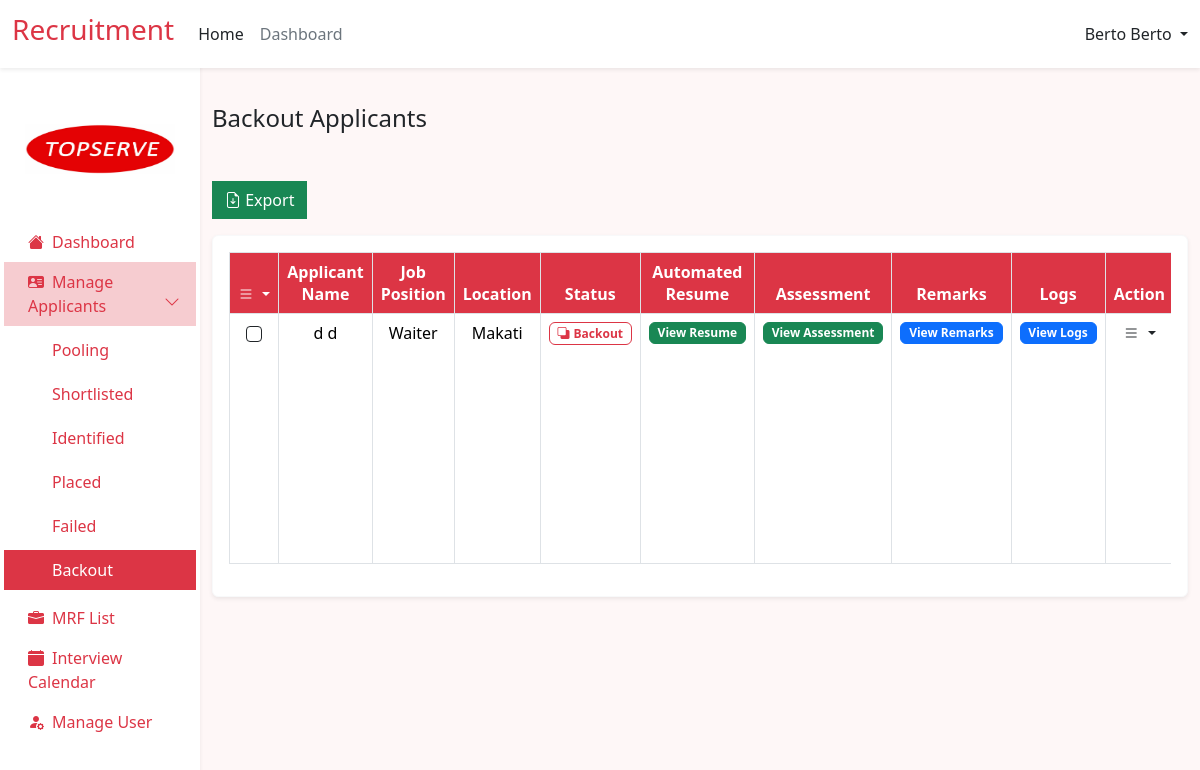
Before: /admin/backout_applicant.php (signed in) with the older database file.
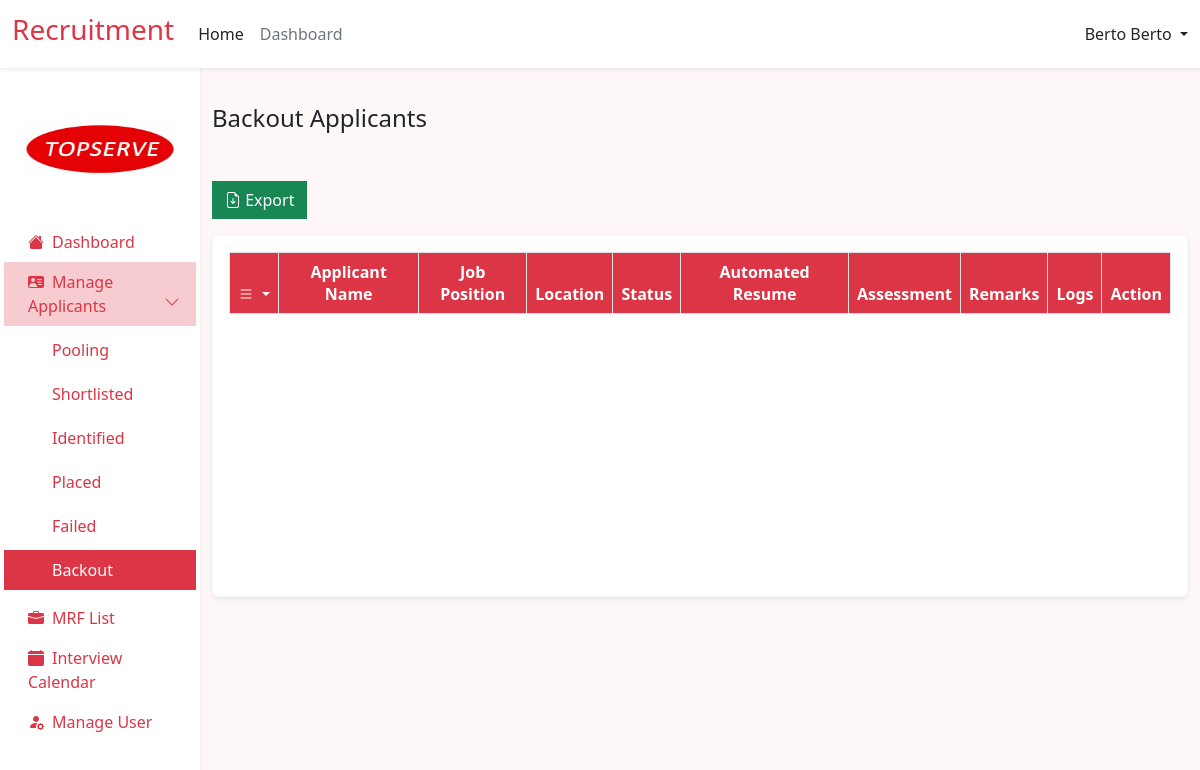
After: the same page with the newer database file.
### tables this page shows
CREATE TABLE `job_applicants` (
  `id` int(12) NOT NULL,
  `user_id` int(12) NOT NULL,
  `job_id` int(12) NOT NULL,
  `application_status` varchar(255) NOT NULL,
  `interview_date` datetime DEFAULT NULL,
  `remark` text NOT NULL,
  `employee_id` int(11) NOT NULL
);

CREATE TABLE `user` (
  `id` int(11) NOT NULL,
  `first_name` varchar(255) NOT NULL,
  `last_name` varchar(255) NOT NULL,
  `address` text NOT NULL,
  `email` varchar(255) NOT NULL,
  `password` varchar(255) NOT NULL,
  `role` varchar(255) NOT NULL,
  `resume` varchar(255) NOT NULL,
  `branch` varchar(255) NOT NULL,
  `industry_access` varchar(255) NOT NULL,
  `verify_token` varchar(255) NOT NULL,
  `verify_status` tinyint(2) NOT NULL DEFAULT 0 COMMENT '0=not verified, 1=verified'
);

CREATE TABLE `mrfs` (
  `id` int(11) NOT NULL,
  `industry` varchar(255) NOT NULL,
  `mrf_status` varchar(255) NOT NULL,
  `closed_date` date NOT NULL,
  `request_date` date NOT NULL DEFAULT current_timestamp(),
  `client` varchar(255) NOT NULL,
  `location` varchar(255) NOT NULL,
  `aging_days` varchar(255) NOT NULL,
  `mrf_number` varchar(255) NOT NULL,
  `new_request` varchar(255) NOT NULL,
  `head_count` int(11) NOT NULL,
  `job_position` varchar(255) NOT NULL,
  `contract_type` varchar(255) NOT NULL,
  `classification` varchar(255) NOT NULL,
  `placed` int(11) NOT NULL,
  `variance` int(11) NOT NULL,
  `cancel` int(11) NOT NULL,
  `job_description` text NOT NULL,
  `qualification` text NOT NULL,
  `remarks` text NOT NULL
);

### components/applicants_table.php (the view, shortened to what this page needs)
<link rel="stylesheet" href="https://cdn.datatables.net/2.0.3/css/dataTables.dataTables.min.css">
<tbody style="height: 250px;">
    <?php
    while ($row = mysqli_fetch_assoc($result)) {
        ?>
        <tr>
            <td class="text-center">
                <div class="form-check d-flex justify-content-center ">
                    <input class="form-check-input  border border-1 border-dark" type="checkbox" name="checkbox_value[]"
                        value="<?php echo $row['id']; ?>">
                </div>
            </td>
            <td>
                <?php echo $row['first_name'] . ' ' . $row['last_name']; ?>
            </td>
            <td>
                <?php
                if ($row['application_status'] == 'Pooling') {
                    ?>
                    <button type="button" class="btn btn-primary badge" data-bs-toggle="modal" data-bs-target="#viewMRFModal"
                        data-applicantId="<?php echo $row['id']; ?>">
                        Select MRF List
                    </button>
                    <?php
                } else {
                    echo $row['job_position'];
                }
                ?>
            </td>
            <td>
                <?php
                if ($row['application_status'] !== 'Pooling') {
                    echo $row['location'];
                }
                ?>
            </td>
            <td>
                <?php
                $status = $row['application_status'];
                switch ($status) {
                        ?>
                        <?php
                    case 'Backout':
                        ?>
                        <span class=" badge badge border border-danger text-danger ">
                            <i class="bi bi-back me-1"></i>Backout
                        </span>
                        <?php
                        break;
                        ?>
                        <?php
                }
                ?>
            </td>
            <td>
                <button type="button" class="btn btn-success badge " data-bs-toggle="modal"
                    data-bs-target="#viewResumeModal<?php echo $row['id']; ?>">
                    View Resume
                </button>
            </td>
            <td>
                <?php
                $assessStmt->bind_param("i", $row['id']);
                $assessStmt->execute();
                $assessResult = $assessStmt->get_result();
                $assessRow = $assessResult->fetch_assoc();
                if ($assessRow) {
                    ?>
                    <button type="button" class="btn btn-success badge " data-bs-toggle="modal"
                        data-bs-target="#viewAssessmentModal<?php echo $row['id']; ?>">
                        View Assessment
                    </button>
                    <?php
                } else {
                    ?>
                    No Assessment yet
                    <?php
                }
                ?>
            </td>
            <td>
                <button type="button" class="btn btn-primary badge " data-bs-toggle="modal"
                    data-bs-target="#viewRemarksModal<?php echo $row['id']; ?>">
                    View Remarks
                </button>
            </td>
            <td>
                <button type="button" class="btn btn-primary badge " data-bs-toggle="modal"
                    data-bs-target="#viewLogsModal<?php echo $row['id']; ?>">
                    View Logs
                </button>
            </td>
            <td>
                <div class="dropdown">
                    <a href="#" class="link-danger text-decoration-none dropdown-toggle text-dark" id="dropdownUser2"
                        data-bs-toggle="dropdown" aria-expanded="false">
                        <i class="bi bi-list"></i>
                    </a>
                </div>
            </td>
        </tr>
        <?php
    }
    ?>
</tbody>

Changed rows visible on the page:
no longer on this page (row edited): job_applicants: user.first_name "d", user.last_name "d", mrfs.job_position "Waiter", mrfs.location "Makati", application_status "Backout" (drawn)
